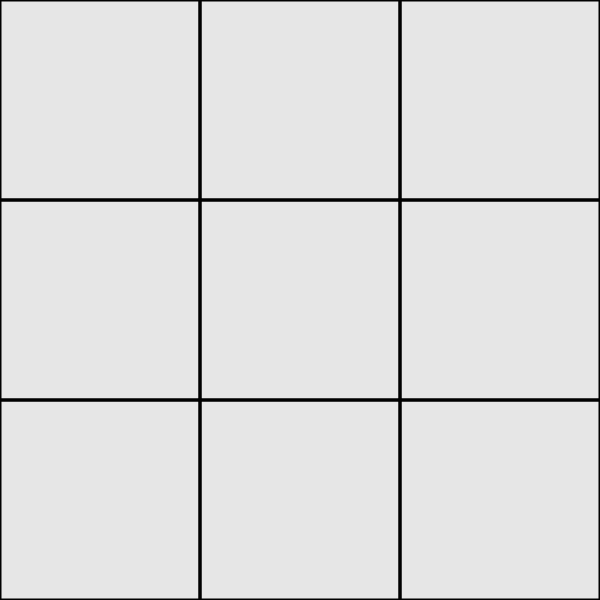
Frame 1 (no input)
Frame 60 (no input): identical to frame 1, image omitted
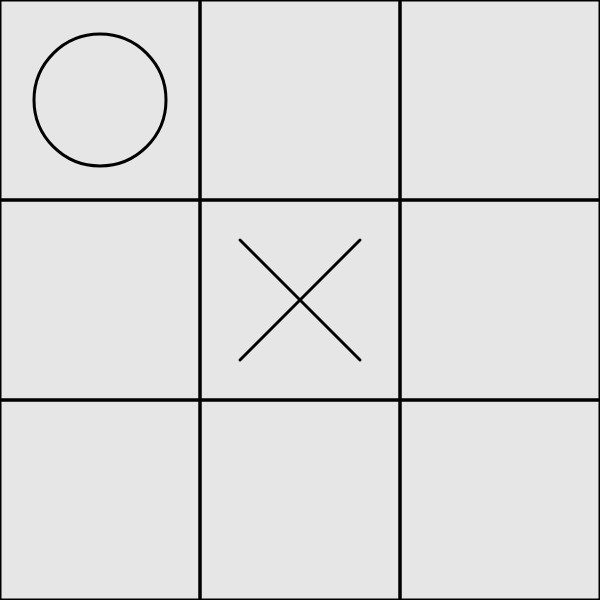
Frame 120 (the mouse pressed at the canvas centre since frame 60)

The p5.js sketch that drew these frames (run headless with seeded random() and noise() and a simulated clock; from frame 60 on, the mouse is pressed at the canvas centre):

// p5.js sketch
// ── sketch.js
let game;

function setup() {
    createCanvas(600, 600);
    game = new TicTacToe();
}

function draw() {
    background(230);
    game.update();
    game.display();
}

function mousePressed() {
    if (game.turn == 'player' && mouseX < width && mouseX > 0 && mouseY < height && mouseY > 0) {
        let x = floor(mouseX/(width/3));
        let y = floor(mouseY/(height/3));
        game.playerTurn(x, y);
    }
}
// ── tictactoe.js
class TicTacToe {
    constructor(size, mutationRate) {
        this.grid = [];
        this.turn = 'player'

        for (let i = 0; i < 3; i++) {
            for (let j = 0; j < 3; j++) {
                this.grid.push(' ');
            }
        }
    }

    update() {
        if (this.turn == 'ai') {
            this.aiTurn();
            let winner = this.checkWinner();
            if (winner != ' ') {
                this.displayWinner(winner);
            }
            this.turn = 'player'
        }
    }

    playerTurn(x, y) {
        if (this.grid[x * 3 + y] == ' ') {
            this.grid[x * 3 + y] = 'x';
            let winner = this.checkWinner();
            if (winner != ' ') {
                this.displayWinner(winner);
            }
            this.turn = 'ai';
        }
    }

    aiTurn() {
       let result = this.minimax('o');
       this.grid[result.spot] = 'o';
    }

    minimax(turn, move) {
        // First check if there is a winner
        let winner = this.checkWinner();
        if (winner == 'o') {
            return { spot: move, score: 1 };
        }
        else if (winner == 'x') {
            return { spot: move, score: -1 };
        }
        else if (winner == '-') {
            return { spot: move, score: 0 };
        }

        // Maximizing player
        if (turn == 'o') {
            let highestScore = -Infinity;
            let bestMove;
            for (let i = 0; i < 3; i++) {
                for (let j = 0; j < 3; j++) {
                    if (this.grid[i + 3 * j] == ' ') {
                        this.grid[i + 3 * j] = 'o';
                        let move = this.minimax('x', i + 3 * j);
                        this.grid[i + 3 * j] = ' ';
                        if (move.score > highestScore) {
                            highestScore = move.score;
                            bestMove = i + 3 * j;
                        }
                    }
                }
            }
            return { spot: bestMove, score: highestScore };
        }
        // Minimizing player
        else if (turn == 'x') {
            let lowestScore = Infinity;
            let bestMove;
            for (let i = 0; i < 3; i++) {
                for (let j = 0; j < 3; j++) {
                    if (this.grid[i + 3 * j] == ' ') {
                        this.grid[i + 3 * j] = 'x';
                        let move = this.minimax('o', i + 3 * j);
                        this.grid[i + 3 * j] = ' ';
                        if (move.score < lowestScore) {
                            lowestScore = move.score;
                            bestMove = i + 3 * j;
                        }
                    }
                }
            }
            return { spot: bestMove, score: lowestScore };
        }
    }

    checkWinner() {
        let winner = ' '
        // Verticals
        for (let j = 0; j < 3; j++) {
            if (this.grid[0 + 3 * j] == this.grid[1 + 3 * j] && this.grid[1 + 3 * j] == this.grid[2 + 3 * j]) {
                if (this.grid[0 + 3 * j] != ' ') {
                    winner = this.grid[0 + 3 * j];
                }
            }
        }
        // Horizontals
        for (let i = 0; i < 3; i++) {
            if (this.grid[i + 0] == this.grid[i + 3] && this.grid[i + 3] == this.grid[i + 6]) {
                if (this.grid[i + 3] != ' ') {
                    winner = this.grid[i + 3];
                }
            }
        }
        // Diagonals
        if (this.grid[0] == this.grid[4] && this.grid[4] == this.grid[8]) {
            if (this.grid[0] != ' ') {
                winner = this.grid[0];
            }
        }
        if (this.grid[2] == this.grid[4] && this.grid[4] == this.grid[6]) {
            if (this.grid[2] != ' ') {
                winner = this.grid[2];
            }
        }

        let availableSpots = []; 
        for (let i = 0; i < 3; i++) {
            for (let j = 0; j < 3; j++) {
                if (this.grid[i + 3 * j] == ' ') {
                    availableSpots.push(i + 3 * j);
                }
            }
        }
        if (availableSpots.length == 0 && winner == ' ') {
            return '-'
        }
        else {
            return winner;
        }        
    }

    display() {
        let w = width/3;
        let h = height/3;
        for (let i = 0; i < 3; i++) {
            for (let j = 0; j < 3; j++) {
                push();
                translate(i * w + w/2, j*h + h/2);
                strokeWeight(3);
                noFill();
                rectMode(CENTER)
                rect(0, 0, w, h);
                let r = w * 0.3; // r = radius
                if (this.grid[j + 3 * i] == 'x') {
                    line(-r, -r, r, r);
                    line(-r, r, r, -r);
                } else if (this.grid[j + 3 * i] == 'o') {
                    ellipse(0, 0, r*2.2);
                }
                pop();
            }
        }
    }

    displayWinner(winner) {
        noLoop();
    }
}
